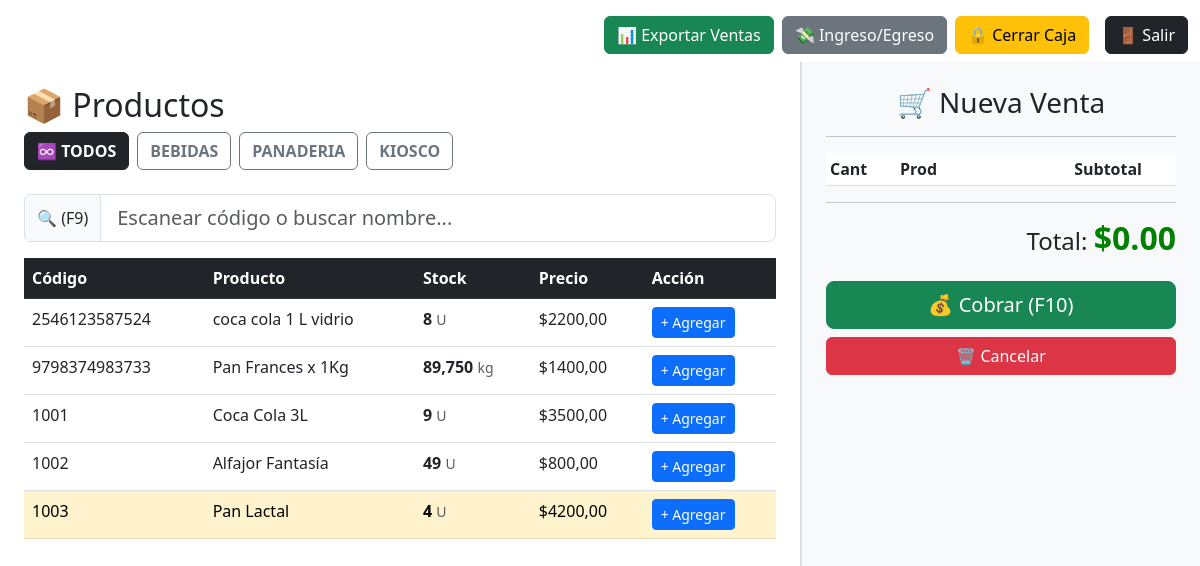
Screenshot of / (signed in) with the database file from the repository.
### gestion/models.py (models this page shows, shortened)
class Categoria(models.Model):
    nombre = models.CharField(max_length=50)

class Producto(models.Model):
    codigo = models.CharField(max_length=50, unique=True, help_text="Código de barras o manual")
    nombre = models.CharField(max_length=100)
    descripcion = models.TextField(blank=True, null=True)
    categoria = models.ForeignKey(Categoria, on_delete=models.SET_NULL, null=True, blank=True)
    TIPO_VENTA_CHOICES = [
        ('UNIDAD', 'Por Unidad (Ej: Alfajor)'),
        ('PESO', 'Por Peso/Kilo (Ej: Pan, Fiambre)'),
    ]
    tipo_venta = models.CharField(max_length=10, choices=TIPO_VENTA_CHOICES, default='UNIDAD')
    precio_costo = models.DecimalField(max_digits=10, decimal_places=2, default=0, verbose_name="Costo ($)")
    precio_venta = models.DecimalField(max_digits=10, decimal_places=2, default=0, verbose_name="Venta ($)")
    stock_actual = models.DecimalField(max_digits=10, decimal_places=3, default=0)
    stock_minimo = models.IntegerField(default=5, help_text="Avisar cuando llegue a esta cantidad")
    activo = models.BooleanField(default=True)
    imagen = models.ImageField(upload_to='productos/', blank=True, null=True)

### gestion/views.py (the view)
# urls.py: path('', views.ventas, name='ventas'),
@login_required
def ventas(request):
    caja_abierta = SesionCaja.objects.filter(estado=True).exists()
    productos = Producto.objects.filter(activo=True)
    categorias = Categoria.objects.all()
    context = {
        'productos': productos,
        'caja_abierta': caja_abierta,
        'categorias': categorias,
    }
    return render(request, 'gestion/ventas.html', context)

### gestion/templates/gestion/ventas.html (shortened to what this page needs)
<!DOCTYPE html>
<html lang="es">
<head>
    <link href="https://cdn.jsdelivr.net/npm/bootstrap@5.3.0/dist/css/bootstrap.min.css" rel="stylesheet">
</head>
<body>
   <div class="container-fluid mt-3 mb-2">
    <div class="d-flex justify-content-end gap-2">
        <a href="{% url 'exportar_excel' %}" class="btn btn-success">
            📊 Exportar Ventas
        </a>
        {% if caja_abierta %}
            <button type="button" class="btn btn-secondary" data-bs-toggle="modal" data-bs-target="#modalMovimiento">
                💸 Ingreso/Egreso
            </button>
            <a href="{% url 'cierre_caja' %}" class="btn btn-warning">
                🔒 Cerrar Caja
            </a>
        {% endif %}
        <form action="{% url 'logout' %}" method="post" class="d-inline">
            <button type="submit" class="btn btn-dark ms-2">🚪 Salir</button>
        </form>
    </div>
</div>
    <div class="container-fluid">
        <div class="row">
            <div class="col-md-8 p-4">
                <h2>📦 Productos</h2>
                <div class="d-flex gap-2 mb-3 overflow-auto pb-2">
                   <button class="btn btn-outline-dark fw-bold active" onclick="filtrarCategoria('TODOS', this)">
                      ♾️ TODOS
                 </button>
                  {% for c in categorias %}
                  <button class="btn btn-outline-secondary fw-bold text-uppercase text-nowrap"
                         onclick="filtrarCategoria('{{ c.id }}', this)">
                      {{ c.nombre }}
                  </button>
                  {% endfor %}
              </div>
                <div class="input-group mb-3">
                    <span class="input-group-text">🔍 (F9)</span>
                    <input type="text" id="buscador" class="form-control form-control-lg" placeholder="Escanear código o buscar nombre..." autofocus autocomplete="off">
                </div>
                <div class="lista-productos">
                    <table class="table table-hover">
                        <thead class="table-dark">
                            <tr>
                                <th>Código</th>
                                <th>Producto</th>
                                <th>Stock</th>
                                <th>Precio</th>
                                <th>Acción</th>
                            </tr>
                        </thead>
                        <tbody id="tabla-productos">
                          {% for p in productos %}
                          <tr class="producto-row {% if p.stock_actual == 0 %}table-danger{% elif p.stock_actual <= 5 %}table-warning{% endif %}"
                              data-categoria="{{ p.categoria.id|default:'SIN_CAT' }}">
                             <td class="codigo-producto">{{ p.codigo }}</td>
                             <td class="nombre-producto">
                                 {{ p.nombre }}
                             </td>
                             <td class="fw-bold">
                                 {% if p.tipo_venta == 'UNIDAD' %}
                                     {{ p.stock_actual|floatformat:0 }} <small class="text-muted fw-normal">U</small>
                                 {% else %}
                                     {{ p.stock_actual|floatformat:3 }} <small class="text-muted fw-normal">kg</small>
                                 {% endif %}
                             </td>
                             <td>${{ p.precio_venta }}</td>
                             <td>
                                 <button class="btn btn-primary btn-sm btn-agregar"
                                        onclick="agregarAlCarrito('{{ p.id }}', '{{ p.nombre }}', '{{ p.precio_venta }}', '{{ p.tipo_venta }}')"
                                        {% if not caja_abierta or p.stock_actual == 0 %}disabled{% endif %}>
                                      + Agregar
                                  </button>
                             </td>
                            </tr>
                            {% endfor %}
                      </tbody>
                    </table>
                </div>
            </div>
            <div class="col-md-4 ticket p-4">
                <h3 class="text-center">🛒 Nueva Venta</h3>
                <hr>
                <table class="table table-sm">
                    <thead>
                        <tr>
                            <th style="width: 70px;">Cant</th>
                            <th>Prod</th>
                            <th class="text-end">Subtotal</th>
                            <th style="width: 30px;"></th>
                        </tr>
                    </thead>
                </table>
                <hr>
                <div class="text-end">
                    <h4>Total: <span class="total-box" id="total-venta">$0.00</span></h4>
                </div>
                <div class="d-grid gap-2 mt-4">
                    <button class="btn btn-success btn-lg"
                            id="btn-cobrar"
                            onclick="cobrar()"
                            {% if not caja_abierta %}disabled{% endif %}>
                        💰 Cobrar (F10)
                    </button>
                    <button class="btn btn-danger" onclick="limpiarCarrito()">🗑 Cancelar</button>
                </div>
            </div>
        </div>
    </div>
</body>
</html>

### gestion/templates/gestion/ventas.html (style rules this page uses)
.lista-productos { max-height: 500px; overflow-y: auto; }
.ticket { background-color: #f8f9fa; border-left: 2px solid #ddd; height: 100vh; }
.total-box { font-size: 2rem; font-weight: bold; color: green; }

### rows the page displays
Categoria: nombre "BEBIDAS"
Categoria: nombre "PANADERIA"
Categoria: nombre "KIOSCO"
Producto: codigo "2546123587524", nombre "coca cola 1 L vidrio", stock_actual "8", precio_venta "2200,00"
Producto: codigo "9798374983733", nombre "Pan Frances x 1Kg", stock_actual "89,750", precio_venta "1400,00"
Producto: codigo "1001", nombre "Coca Cola 3L", stock_actual "9", precio_venta "3500,00"
Producto: codigo "1002", nombre "Alfajor Fantasía", stock_actual "49", precio_venta "800,00"
Producto: codigo "1003", nombre "Pan Lactal", stock_actual "4", precio_venta "4200,00"
